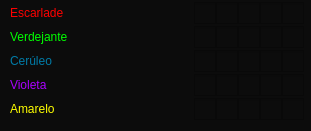
     <widget class="QWidget" name="widget" native="true">
      <property name="geometry">
       <rect>
        <x>250</x>
        <y>210</y>
        <width>311</width>
        <height>131</height>
       </rect>
      </property>
      <property name="styleSheet">
       <string notr="true">background-color: rgb(12, 12, 12);</string>
      </property>
      <widget class="QWidget" name="verticalLayoutWidget">
       <property name="geometry">
        <rect>
         <x>10</x>
         <y>0</y>
         <width>294</width>
         <height>122</height>
        </rect>
       </property>
       <layout class="QVBoxLayout" name="verticalLayout" stretch="0,0,0,0,0">
        <property name="spacing">
         <number>0</number>
        </property>
        <item>
         <layout class="QHBoxLayout" name="hlEscarlade" stretch="0,0,0,0,0,0">
          <property name="spacing">
           <number>0</number>
          </property>
          <item>
           <widget class="QLabel" name="escarlade">
            <property name="sizePolicy">
             <sizepolicy hsizetype="Preferred" vsizetype="Preferred">
              <horstretch>100</horstretch>
              <verstretch>0</verstretch>
             </sizepolicy>
            </property>
            <property name="minimumSize">
             <size>
              <width>120</width>
              <height>0</height>
             </size>
            </property>
            <property name="maximumSize">
             <size>
              <width>16777215</width>
              <height>16777215</height>
             </size>
            </property>
            <property name="styleSheet">
             <string notr="true">color: rgb(255, 0, 0);</string>
            </property>
            <property name="text">
             <string>Escarlade</string>
            </property>
           </widget>
          </item>
          <item>
           <widget class="QCheckBox" name="e0">
            <property name="minimumSize">
             <size>
              <width>22</width>
              <height>22</height>
             </size>
            </property>
            <property name="maximumSize">
             <size>
              <width>22</width>
              <height>22</height>
             </size>
            </property>
            <property name="layoutDirection">
             <enum>Qt::LeftToRight</enum>
            </property>
            <property name="styleSheet">
             <string notr="true">QCheckBox::indicator {
            width: 22px;
            height: 22px;
        }
        QCheckBox::indicator:checked {
            image: url(:/Icons/star-checked.png);
        }
        QCheckBox::indicator:unchecked {
            image: url(:Icons/star-unchecked.png);
        }</string>
            </property>
            <property name="text">
             <string/>
            </property>
            <property name="checked">
             <bool>false</bool>
            </property>
           </widget>
          </item>
          <item>
           <widget class="QCheckBox" name="e1">
            <property name="minimumSize">
             <size>
              <width>22</width>
              <height>22</height>
             </size>
            </property>
            <property name="maximumSize">
             <size>
              <width>22</width>
              <height>22</height>
             </size>
            </property>
            <property name="layoutDirection">
             <enum>Qt::LeftToRight</enum>
            </property>
            <property name="styleSheet">
             <string notr="true">QCheckBox::indicator {
            width: 22px;
            height: 22px;
        }
        QCheckBox::indicator:checked {
            image: url(:/Icons/star-checked.png);
        }
        QCheckBox::indicator:unchecked {
            image: url(:Icons/star-unchecked.png);
        }</string>
            </property>
            <property name="text">
             <string/>
            </property>
           </widget>
          </item>
          <item>
           <widget class="QCheckBox" name="e2">
            <property name="minimumSize">
             <size>
              <width>22</width>
              <height>22</height>
             </size>
            </property>
            <property name="maximumSize">
             <size>
              <width>22</width>
              <height>22</height>
             </size>
            </property>
            <property name="layoutDirection">
             <enum>Qt::LeftToRight</enum>
            </property>
            <property name="styleSheet">
             <string notr="true">QCheckBox::indicator {
            width: 22px;
            height: 22px;
        }
        QCheckBox::indicator:checked {
            image: url(:/Icons/star-checked.png);
        }
        QCheckBox::indicator:unchecked {
            image: url(:Icons/star-unchecked.png);
        }</string>
            </property>
            <property name="text">
             <string/>
            </property>
           </widget>
          </item>
          <item>
           <widget class="QCheckBox" name="e3">
            <property name="minimumSize">
             <size>
              <width>22</width>
              <height>22</height>
             </size>
            </property>
            <property name="maximumSize">
             <size>
              <width>22</width>
              <height>22</height>
             </size>
            </property>
            <property name="layoutDirection">
             <enum>Qt::LeftToRight</enum>
            </property>
            <property name="styleSheet">
             <string notr="true">QCheckBox::indicator {
            width: 22px;
            height: 22px;
        }
        QCheckBox::indicator:checked {
            image: url(:/Icons/star-checked.png);
        }
        QCheckBox::indicator:unchecked {
            image: url(:Icons/star-unchecked.png);
        }</string>
            </property>
            <property name="text">
             <string/>
            </property>
           </widget>
          </item>
          <item>
           <widget class="QCheckBox" name="e4">
            <property name="minimumSize">
             <size>
              <width>22</width>
              <height>22</height>
             </size>
            </property>
            <property name="maximumSize">
             <size>
              <width>22</width>
              <height>22</height>
             </size>
            </property>
            <property name="layoutDirection">
             <enum>Qt::LeftToRight</enum>
            </property>
            <property name="styleSheet">
             <string notr="true">QCheckBox::indicator {
            width: 22px;
            height: 22px;
        }
        QCheckBox::indicator:checked {
            image: url(:/Icons/star-checked.png);
        }
        QCheckBox::indicator:unchecked {
            image: url(:Icons/star-unchecked.png);
        }</string>
            </property>
            <property name="text">
             <string/>
            </property>
           </widget>
          </item>
         </layout>
        </item>
        <item>
         <layout class="QHBoxLayout" name="hlVerdejante">
          <property name="spacing">
           <number>0</number>
          </property>
          <item>
           <widget class="QLabel" name="verdejante">
            <property name="styleSheet">
             <string notr="true">color: rgb(0, 255, 0);</string>
            </property>
            <property name="text">
             <string>Verdejante</string>
            </property>
           </widget>
          </item>
          <item>
           <widget class="QCheckBox" name="v0">
            <property name="minimumSize">
             <size>
              <width>22</width>
              <height>22</height>
             </size>
            </property>
            <property name="maximumSize">
             <size>
              <width>22</width>
              <height>22</height>
             </size>
            </property>
            <property name="layoutDirection">
             <enum>Qt::LeftToRight</enum>
            </property>
            <property name="styleSheet">
             <string notr="true">QCheckBox::indicator {
            width: 22px;
            height: 22px;
        }
        QCheckBox::indicator:checked {
            image: url(:/Icons/star-checked.png);
        }
        QCheckBox::indicator:unchecked {
            image: url(:Icons/star-unchecked.png);
        }</string>
            </property>
            <property name="text">
             <string/>
            </property>
           </widget>
          </item>
          <item>
           <widget class="QCheckBox" name="v1">
            <property name="minimumSize">
             <size>
              <width>22</width>
              <height>22</height>
             </size>
            </property>
            <property name="maximumSize">
             <size>
              <width>22</width>
              <height>22</height>
             </size>
            </property>
            <property name="layoutDirection">
             <enum>Qt::LeftToRight</enum>
            </property>
            <property name="styleSheet">
             <string notr="true">QCheckBox::indicator {
            width: 22px;
            height: 22px;
        }
        QCheckBox::indicator:checked {
            image: url(:/Icons/star-checked.png);
        }
        QCheckBox::indicator:unchecked {
            image: url(:Icons/star-unchecked.png);
        }</string>
            </property>
            <property name="text">
             <string/>
            </property>
           </widget>
          </item>
          <item>
           <widget class="QCheckBox" name="v2">
            <property name="minimumSize">
             <size>
              <width>22</width>
              <height>22</height>
             </size>
            </property>
            <property name="maximumSize">
             <size>
              <width>22</width>
              <height>22</height>
             </size>
            </property>
            <property name="layoutDirection">
             <enum>Qt::LeftToRight</enum>
            </property>
            <property name="styleSheet">
             <string notr="true">QCheckBox::indicator {
            width: 22px;
            height: 22px;
        }
        QCheckBox::indicator:checked {
            image: url(:/Icons/star-checked.png);
        }
        QCheckBox::indicator:unchecked {
            image: url(:Icons/star-unchecked.png);
        }</string>
            </property>
            <property name="text">
             <string/>
            </property>
           </widget>
          </item>
          <item>
           <widget class="QCheckBox" name="v3">
            <property name="minimumSize">
             <size>
              <width>22</width>
              <height>22</height>
             </size>
            </property>
            <property name="maximumSize">
             <size>
              <width>22</width>
              <height>22</height>
             </size>
            </property>
            <property name="layoutDirection">
             <enum>Qt::LeftToRight</enum>
            </property>
            <property name="styleSheet">
             <string notr="true">QCheckBox::indicator {
            width: 22px;
            height: 22px;
        }
        QCheckBox::indicator:checked {
            image: url(:/Icons/star-checked.png);
        }
        QCheckBox::indicator:unchecked {
            image: url(:Icons/star-unchecked.png);
        }</string>
            </property>
            <property name="text">
             <string/>
            </property>
           </widget>
          </item>
          <item>
           <widget class="QCheckBox" name="v4">
            <property name="minimumSize">
             <size>
              <width>22</width>
              <height>22</height>
             </size>
            </property>
            <property name="maximumSize">
             <size>
              <width>22</width>
              <height>22</height>
             </size>
            </property>
            <property name="layoutDirection">
             <enum>Qt::LeftToRight</enum>
            </property>
            <property name="styleSheet">
             <string notr="true">QCheckBox::indicator {
            width: 22px;
            height: 22px;
        }
        QCheckBox::indicator:checked {
            image: url(:/Icons/star-checked.png);
        }
        QCheckBox::indicator:unchecked {
            image: url(:Icons/star-unchecked.png);
        }</string>
            </property>
            <property name="text">
             <string/>
            </property>
           </widget>
          </item>
         </layout>
        </item>
        <item>
         <layout class="QHBoxLayout" name="hlCeruleo">
          <property name="spacing">
           <number>0</number>
          </property>
          <item>
           <widget class="QLabel" name="ceruleo">
            <property name="styleSheet">
             <string notr="true">color: rgb(0, 123, 167);</string>
            </property>
            <property name="text">
             <string>Cerúleo</string>
            </property>
           </widget>
          </item>
          <item>
           <widget class="QCheckBox" name="c0">
            <property name="minimumSize">
             <size>
              <width>22</width>
              <height>22</height>
             </size>
            </property>
            <property name="maximumSize">
             <size>
              <width>22</width>
              <height>22</height>
             </size>
            </property>
            <property name="layoutDirection">
             <enum>Qt::LeftToRight</enum>
            </property>
            <property name="styleSheet">
             <string notr="true">QCheckBox::indicator {
            width: 22px;
            height: 22px;
        }
        QCheckBox::indicator:checked {
            image: url(:/Icons/star-checked.png);
        }
        QCheckBox::indicator:unchecked {
            image: url(:Icons/star-unchecked.png);
        }</string>
            </property>
            <property name="text">
             <string/>
            </property>
           </widget>
          </item>
          <item>
           <widget class="QCheckBox" name="c1">
            <property name="minimumSize">
             <size>
              <width>22</width>
              <height>22</height>
             </size>
            </property>
            <property name="maximumSize">
             <size>
              <width>22</width>
              <height>22</height>
             </size>
            </property>
            <property name="layoutDirection">
             <enum>Qt::LeftToRight</enum>
            </property>
            <property name="styleSheet">
             <string notr="true">QCheckBox::indicator {
            width: 22px;
            height: 22px;
        }
        QCheckBox::indicator:checked {
            image: url(:/Icons/star-checked.png);
        }
        QCheckBox::indicator:unchecked {
            image: url(:Icons/star-unchecked.png);
        }</string>
            </property>
            <property name="text">
             <string/>
            </property>
           </widget>
          </item>
          <item>
           <widget class="QCheckBox" name="c2">
            <property name="minimumSize">
             <size>
              <width>22</width>
              <height>22</height>
             </size>
            </property>
            <property name="maximumSize">
             <size>
              <width>22</width>
              <height>22</height>
             </size>
            </property>
            <property name="layoutDirection">
             <enum>Qt::LeftToRight</enum>
            </property>
            <property name="styleSheet">
             <string notr="true">QCheckBox::indicator {
            width: 22px;
            height: 22px;
        }
        QCheckBox::indicator:checked {
            image: url(:/Icons/star-checked.png);
        }
        QCheckBox::indicator:unchecked {
            image: url(:Icons/star-unchecked.png);
        }</string>
            </property>
            <property name="text">
             <string/>
            </property>
           </widget>
          </item>
          <item>
           <widget class="QCheckBox" name="c3">
            <property name="minimumSize">
             <size>
              <width>22</width>
              <height>22</height>
             </size>
            </property>
            <property name="maximumSize">
             <size>
              <width>22</width>
              <height>22</height>
             </size>
            </property>
            <property name="layoutDirection">
             <enum>Qt::LeftToRight</enum>
            </property>
            <property name="styleSheet">
             <string notr="true">QCheckBox::indicator {
            width: 22px;
            height: 22px;
        }
        QCheckBox::indicator:checked {
            image: url(:/Icons/star-checked.png);
        }
        QCheckBox::indicator:unchecked {
            image: url(:Icons/star-unchecked.png);
        }</string>
            </property>
            <property name="text">
             <string/>
            </property>
           </widget>
          </item>
          <item>
           <widget class="QCheckBox" name="c4">
            <property name="minimumSize">
             <size>
              <width>22</width>
              <height>22</height>
             </size>
            </property>
            <property name="maximumSize">
             <size>
              <width>22</width>
              <height>22</height>
             </size>
            </property>
            <property name="layoutDirection">
             <enum>Qt::LeftToRight</enum>
            </property>
            <property name="styleSheet">
             <string notr="true">QCheckBox::indicator {
            width: 22px;
            height: 22px;
        }
        QCheckBox::indicator:checked {
            image: url(:/Icons/star-checked.png);
        }
        QCheckBox::indicator:unchecked {
            image: url(:Icons/star-unchecked.png);
        }</string>
            </property>
            <property name="text">
             <string/>
            </property>
           </widget>
          </item>
         </layout>
        </item>
        <item>
         <layout class="QHBoxLayout" name="hlVioleta">
          <property name="spacing">
           <number>0</number>
          </property>
          <item>
           <widget class="QLabel" name="violeta">
            <property name="styleSheet">
             <string notr="true">color: rgb(170, 0, 255);</string>
            </property>
            <property name="text">
             <string>Violeta</string>
            </property>
           </widget>
          </item>
          <item>
           <widget class="QCheckBox" name="vi0">
            <property name="minimumSize">
             <size>
              <width>22</width>
              <height>22</height>
             </size>
            </property>
            <property name="maximumSize">
             <size>
              <width>22</width>
              <height>22</height>
             </size>
            </property>
            <property name="layoutDirection">
             <enum>Qt::LeftToRight</enum>
            </property>
            <property name="styleSheet">
             <string notr="true">QCheckBox::indicator {
            width: 22px;
            height: 22px;
        }
        QCheckBox::indicator:checked {
            image: url(:/Icons/star-checked.png);
        }
        QCheckBox::indicator:unchecked {
            image: url(:Icons/star-unchecked.png);
        }</string>
            </property>
            <property name="text">
             <string/>
            </property>
           </widget>
          </item>
          <item>
           <widget class="QCheckBox" name="vi1">
            <property name="minimumSize">
             <size>
              <width>22</width>
              <height>22</height>
             </size>
            </property>
            <property name="maximumSize">
             <size>
              <width>22</width>
              <height>22</height>
             </size>
            </property>
            <property name="layoutDirection">
             <enum>Qt::LeftToRight</enum>
            </property>
            <property name="styleSheet">
             <string notr="true">QCheckBox::indicator {
            width: 22px;
            height: 22px;
        }
        QCheckBox::indicator:checked {
            image: url(:/Icons/star-checked.png);
        }
        QCheckBox::indicator:unchecked {
            image: url(:Icons/star-unchecked.png);
        }</string>
            </property>
            <property name="text">
             <string/>
            </property>
           </widget>
          </item>
          <item>
           <widget class="QCheckBox" name="vi2">
            <property name="minimumSize">
             <size>
              <width>22</width>
              <height>22</height>
             </size>
            </property>
            <property name="maximumSize">
             <size>
              <width>22</width>
              <height>22</height>
             </size>
            </property>
            <property name="layoutDirection">
             <enum>Qt::LeftToRight</enum>
            </property>
            <property name="styleSheet">
             <string notr="true">QCheckBox::indicator {
            width: 22px;
            height: 22px;
        }
        QCheckBox::indicator:checked {
            image: url(:/Icons/star-checked.png);
        }
        QCheckBox::indicator:unchecked {
            image: url(:Icons/star-unchecked.png);
        }</string>
            </property>
            <property name="text">
             <string/>
            </property>
           </widget>
          </item>
          <item>
           <widget class="QCheckBox" name="vi3">
            <property name="minimumSize">
             <size>
              <width>22</width>
              <height>22</height>
             </size>
            </property>
            <property name="maximumSize">
             <size>
              <width>22</width>
              <height>22</height>
             </size>
            </property>
            <property name="layoutDirection">
             <enum>Qt::LeftToRight</enum>
            </property>
            <property name="styleSheet">
             <string notr="true">QCheckBox::indicator {
            width: 22px;
            height: 22px;
        }
        QCheckBox::indicator:checked {
            image: url(:/Icons/star-checked.png);
        }
        QCheckBox::indicator:unchecked {
            image: url(:Icons/star-unchecked.png);
        }</string>
            </property>
            <property name="text">
             <string/>
            </property>
           </widget>
          </item>
          <item>
           <widget class="QCheckBox" name="vi4">
            <property name="minimumSize">
             <size>
              <width>22</width>
              <height>22</height>
             </size>
            </property>
            <property name="maximumSize">
             <size>
              <width>22</width>
              <height>22</height>
             </size>
            </property>
            <property name="layoutDirection">
             <enum>Qt::LeftToRight</enum>
            </property>
            <property name="styleSheet">
             <string notr="true">QCheckBox::indicator {
            width: 22px;
            height: 22px;
        }
        QCheckBox::indicator:checked {
            image: url(:/Icons/star-checked.png);
        }
        QCheckBox::indicator:unchecked {
            image: url(:Icons/star-unchecked.png);
        }</string>
            </property>
            <property name="text">
             <string/>
            </property>
           </widget>
          </item>
         </layout>
        </item>
        <item>
         <layout class="QHBoxLayout" name="hlAmarelo">
          <property name="spacing">
           <number>0</number>
          </property>
          <item>
           <widget class="QLabel" name="amarelo">
            <property name="styleSheet">
             <string notr="true">color: rgb(255, 255, 0);</string>
            </property>
            <property name="text">
             <string>Amarelo</string>
            </property>
           </widget>
          </item>
          <item>
           <widget class="QCheckBox" name="a0">
            <property name="minimumSize">
             <size>
              <width>22</width>
              <height>22</height>
             </size>
            </property>
            <property name="maximumSize">
             <size>
              <width>22</width>
              <height>22</height>
             </size>
            </property>
            <property name="layoutDirection">
             <enum>Qt::LeftToRight</enum>
            </property>
            <property name="styleSheet">
             <string notr="true">QCheckBox::indicator {
            width: 22px;
            height: 22px;
        }
        QCheckBox::indicator:checked {
            image: url(:/Icons/star-checked.png);
        }
        QCheckBox::indicator:unchecked {
            image: url(:Icons/star-unchecked.png);
        }</string>
            </property>
            <property name="text">
             <string/>
            </property>
           </widget>
          </item>
          <item>
           <widget class="QCheckBox" name="a1">
            <property name="minimumSize">
             <size>
              <width>22</width>
              <height>22</height>
             </size>
            </property>
            <property name="maximumSize">
             <size>
              <width>22</width>
              <height>22</height>
             </size>
            </property>
            <property name="layoutDirection">
             <enum>Qt::LeftToRight</enum>
            </property>
            <property name="styleSheet">
             <string notr="true">QCheckBox::indicator {
            width: 22px;
            height: 22px;
        }
        QCheckBox::indicator:checked {
            image: url(:/Icons/star-checked.png);
        }
        QCheckBox::indicator:unchecked {
            image: url(:Icons/star-unchecked.png);
        }</string>
            </property>
            <property name="text">
             <string/>
            </property>
           </widget>
          </item>
          <item>
           <widget class="QCheckBox" name="a2">
            <property name="minimumSize">
             <size>
              <width>22</width>
              <height>22</height>
             </size>
            </property>
            <property name="maximumSize">
             <size>
              <width>22</width>
              <height>22</height>
             </size>
            </property>
            <property name="layoutDirection">
             <enum>Qt::LeftToRight</enum>
            </property>
            <property name="styleSheet">
             <string notr="true">QCheckBox::indicator {
            width: 22px;
            height: 22px;
        }
        QCheckBox::indicator:checked {
            image: url(:/Icons/star-checked.png);
        }
        QCheckBox::indicator:unchecked {
            image: url(:Icons/star-unchecked.png);
        }</string>
            </property>
            <property name="text">
             <string/>
            </property>
           </widget>
          </item>
          <item>
           <widget class="QCheckBox" name="a3">
            <property name="minimumSize">
             <size>
              <width>22</width>
              <height>22</height>
             </size>
            </property>
            <property name="maximumSize">
             <size>
              <width>22</width>
              <height>22</height>
             </size>
            </property>
            <property name="layoutDirection">
             <enum>Qt::LeftToRight</enum>
            </property>
            <property name="styleSheet">
             <string notr="true">QCheckBox::indicator {
            width: 22px;
            height: 22px;
        }
        QCheckBox::indicator:checked {
            image: url(:/Icons/star-checked.png);
        }
        QCheckBox::indicator:unchecked {
            image: url(:Icons/star-unchecked.png);
        }</string>
            </property>
            <property name="text">
             <string/>
            </property>
           </widget>
          </item>
          <item>
           <widget class="QCheckBox" name="a4">
            <property name="minimumSize">
             <size>
              <width>22</width>
              <height>22</height>
             </size>
            </property>
            <property name="maximumSize">
             <size>
              <width>22</width>
              <height>22</height>
             </size>
            </property>
            <property name="layoutDirection">
             <enum>Qt::LeftToRight</enum>
            </property>
            <property name="styleSheet">
             <string notr="true">QCheckBox::indicator {
            width: 22px;
            height: 22px;
        }
        QCheckBox::indicator:checked {
            image: url(:/Icons/star-checked.png);
        }
        QCheckBox::indicator:unchecked {
            image: url(:Icons/star-unchecked.png);
        }</string>
            </property>
            <property name="text">
             <string/>
            </property>
           </widget>
          </item>
         </layout>
        </item>
       </layout>
      </widget>
     </widget>
